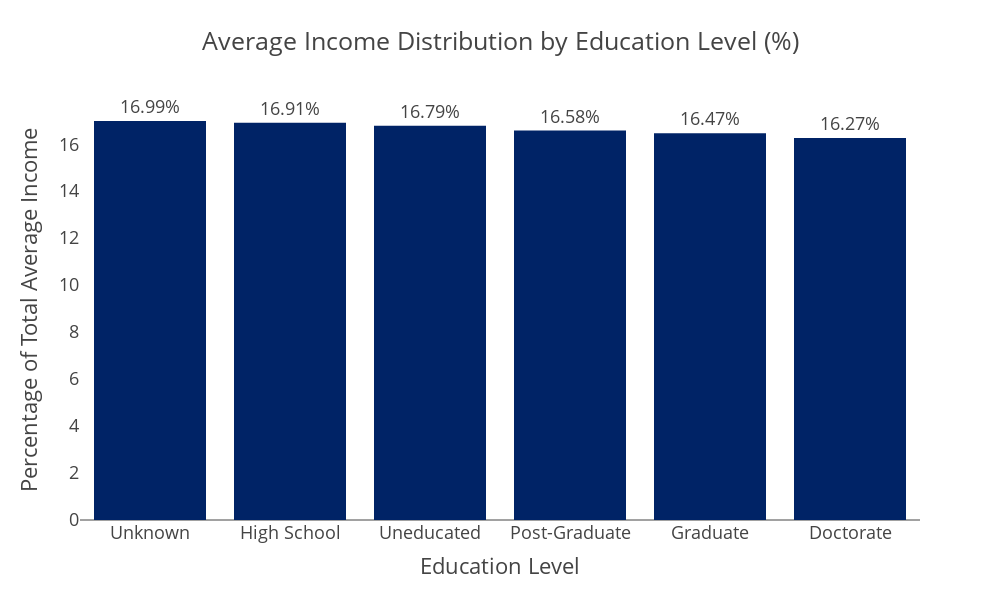

Notebook source saved alongside this figure:
### Code cell
fig = px.bar(
    merged_df_income_edlevel,
    x='Education_Level',
    y='percentage',
    title='Average Income Distribution by Education Level (%)',
    barmode='group',
    height=600,
    width=1000,
    color_discrete_sequence=['#002366'], 
    text='percentage'
)

fig.update_layout(
    template="presentation",
    xaxis_title="Education Level",
    yaxis_title="Percentage of Total Average Income",
    legend_title_text=None,
    paper_bgcolor = "rgba(0, 0, 0, 0)",
    plot_bgcolor = "rgba(0, 0, 0, 0)",
    xaxis=dict(showgrid=False),
    yaxis=dict(showgrid=False)
)

fig.update_traces(
    texttemplate="%{text:.2f}%",
    textposition="outside",
    marker_line_width=0  
)

fig.write_image(os.path.join(results_dir, 'Avg_Income_by_EdLevel.jpg'))
fig.write_image(os.path.join(results_dir, 'Avg_Income_by_EdLevel.png'))
fig.write_html(os.path.join(results_dir, 'Avg_Income_by_EdLevel.html'))

fig.show()

### Figure 1 — Plotly figure (JSON) as saved in the notebook; plotly's stock layout.template omitted (floating-point values rounded to 4 significant figures)
{"data": [{"alignmentgroup": "True", "hovertemplate": "Education_Level=%{x}<br>percentage=%{text}<extra></extra>", "legendgroup": "", "marker": {"color": "#002366", "line": {"width": 0}, "pattern": {"shape": ""}}, "name": "", "offsetgroup": "", "orientation": "v", "showlegend": false, "text": [16.99, 16.91, 16.79, 16.58, 16.47, 16.27], "textposition": "outside", "texttemplate": "%{text:.2f}%", "type": "bar", "x": ["Unknown", "High School", "Uneducated", "Post-Graduate", "Graduate", "Doctorate"], "xaxis": "x", "y": [16.99, 16.91, 16.79, 16.58, 16.47, 16.27], "yaxis": "y"}], "layout": {"barmode": "group", "height": 600, "legend": {"tracegroupgap": 0}, "paper_bgcolor": "rgba(0, 0, 0, 0)", "plot_bgcolor": "rgba(0, 0, 0, 0)", "title": {"text": "Average Income Distribution by Education Level (%)"}, "width": 1000, "xaxis": {"anchor": "y", "autorange": true, "domain": [0, 1], "range": [-0.5, 5.5], "showgrid": false, "title": {"text": "Education Level"}, "type": "category"}, "yaxis": {"anchor": "x", "autorange": true, "domain": [0, 1], "range": [0, 17.88], "showgrid": false, "title": {"text": "Percentage of Total Average Income"}, "type": "linear"}}}
